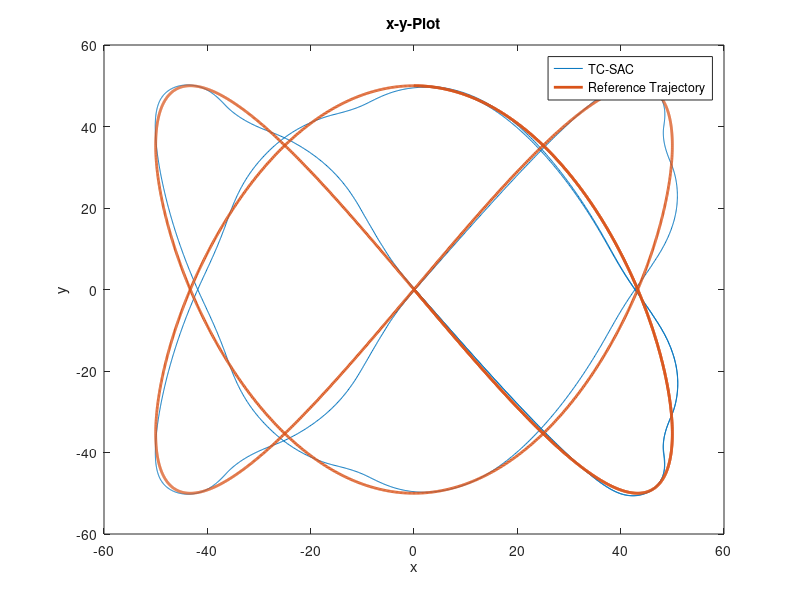
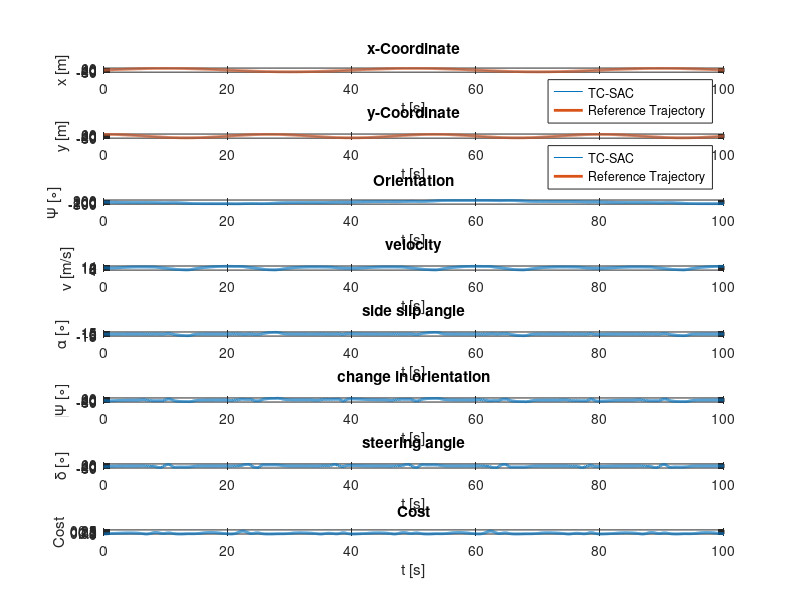
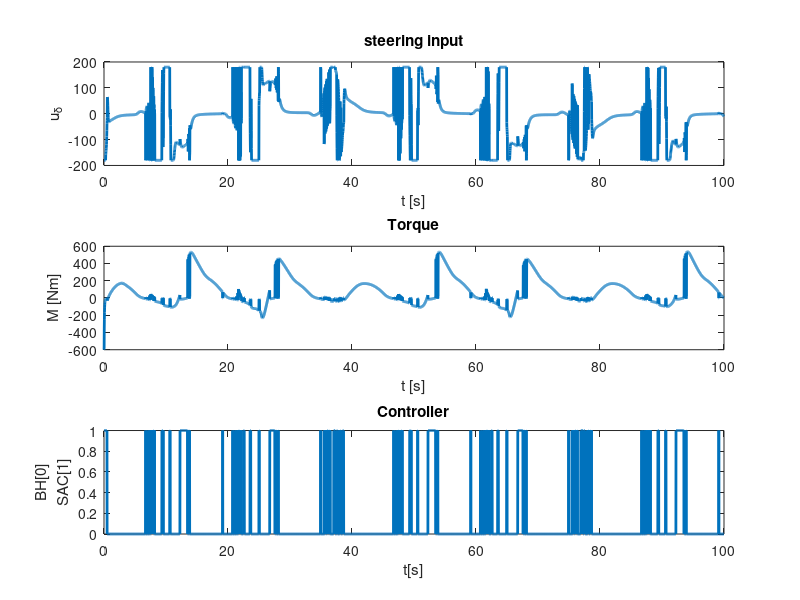

The MATLAB script that drew these images, in order:
clear all;
close all;

data=load('result_Liss.txt');

t=data(:,1);
x1=data(:,2);
x2=data(:,3);
x3=data(:,4);
x4=data(:,5);
x5=data(:,6);
x6=data(:,7);
x7=data(:,8);
Cost=data(:,9);

u1=data(:,10);
u2=data(:,11);

controller=data(:,12);


for i=1:size(t)+50
x_t(i,1)=50*sin(2*pi*1/3*0.075*t(2)*(i-1));
y_t(i,1)=50*cos(2*pi*1/2*0.075*t(2)*(i-1));

end
for i=1:size(t)
v=sqrt((50*sin(2*pi*1/3*0.075*(t(2)*(i-1)+0.001))-x_t(i,1))^2+(50*cos(2*pi*1/2*0.075*(t(2)*(i-1)+0.001))-y_t(i,1))^2)/0.001;

Cost(i,1)=(t(2)-t(1))*((x1(i)-x_t(i,1))*(x1(i)-x_t(i,1))+(x2(i)-y_t(i,1))*(x2(i)-y_t(i,1))+0.1*(x4(i)-v)*(x4(i)-v));
end


figure(1)

plot(x1,x2,x_t(1:size(t)),y_t(1:size(t)),'LineWidth',2)
xlabel('x');
ylabel('y');
title('x-y-Plot');
legend('TC-SAC','Reference Trajectory');



figure(2)
title('States');
subplot(8,1,1)
plot(t,x1,t,x_t(1:size(t)),'LineWidth',2)
xlabel('t [s]');
ylabel('x [m]');
title('x-Coordinate');
legend('TC-SAC','Reference Trajectory');

subplot(8,1,2)
plot(t,x2,t,y_t(1:size(t)),'LineWidth',2)
xlabel('t [s]');
ylabel('y [m]');
title('y-Coordinate');
legend('TC-SAC','Reference Trajectory');

subplot(8,1,3)
plot(t,x3,'LineWidth',2)
xlabel('t [s]');
ylabel('\Psi [\circ]');
title('Orientation');

subplot(8,1,4)
plot(t,x4,'LineWidth',2)
xlabel('t [s]');
ylabel('v [m/s]');
title('velocity');

subplot(8,1,5)
plot(t,x5,'LineWidth',2)
xlabel('t [s]');
ylabel('\alpha [\circ]');
title('side slip angle');

subplot(8,1,6)
plot(t,x6,'LineWidth',2)
xlabel('t [s]');
ylabel('\Psi [\circ]');
title('change in orientation');

subplot(8,1,7)
plot(t,x7,'LineWidth',2)
xlabel('t [s]');
ylabel('\delta [\circ]');
title('steering angle');

subplot(8,1,8)
plot(t,Cost,'LineWidth',2)
xlabel('t [s]');
ylabel('Cost');
title('Cost');

figure(3)
title('Control Inputs');

subplot(3,1,1)
plot(t,u1,'LineWidth',2)
xlabel('t [s]');
ylabel('u_\delta');
title('steering input');

subplot(3,1,2)
plot(t,u2,'LineWidth',2)
xlabel('t [s]');
ylabel('M [Nm]');
title('Torque');

subplot(3,1,3)
plot(t,controller,'LineWidth',2)
xlabel('t[s]');
ylabel({'BH[0]','SAC[1]'});
title('Controller');

